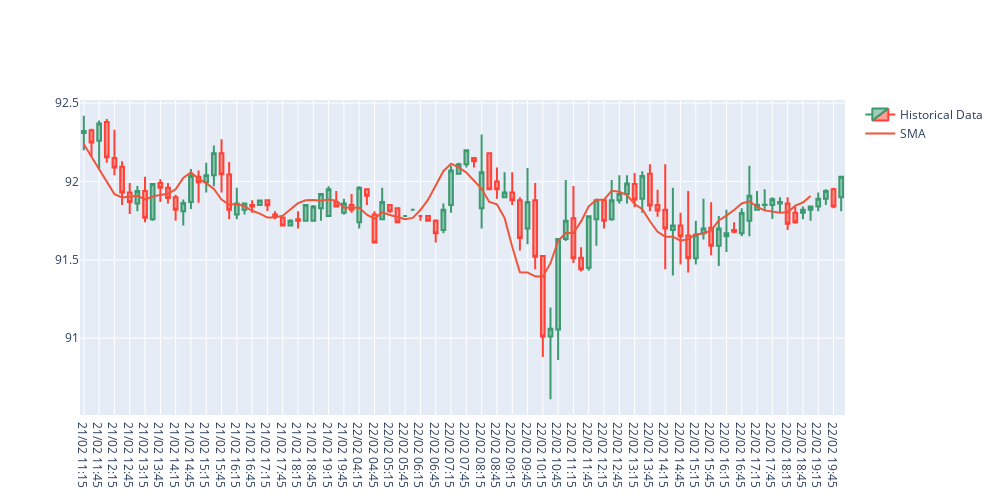

This figure's notebook cell:
### Code cell
plot_candlestick_graph('GOOGL', 5)
